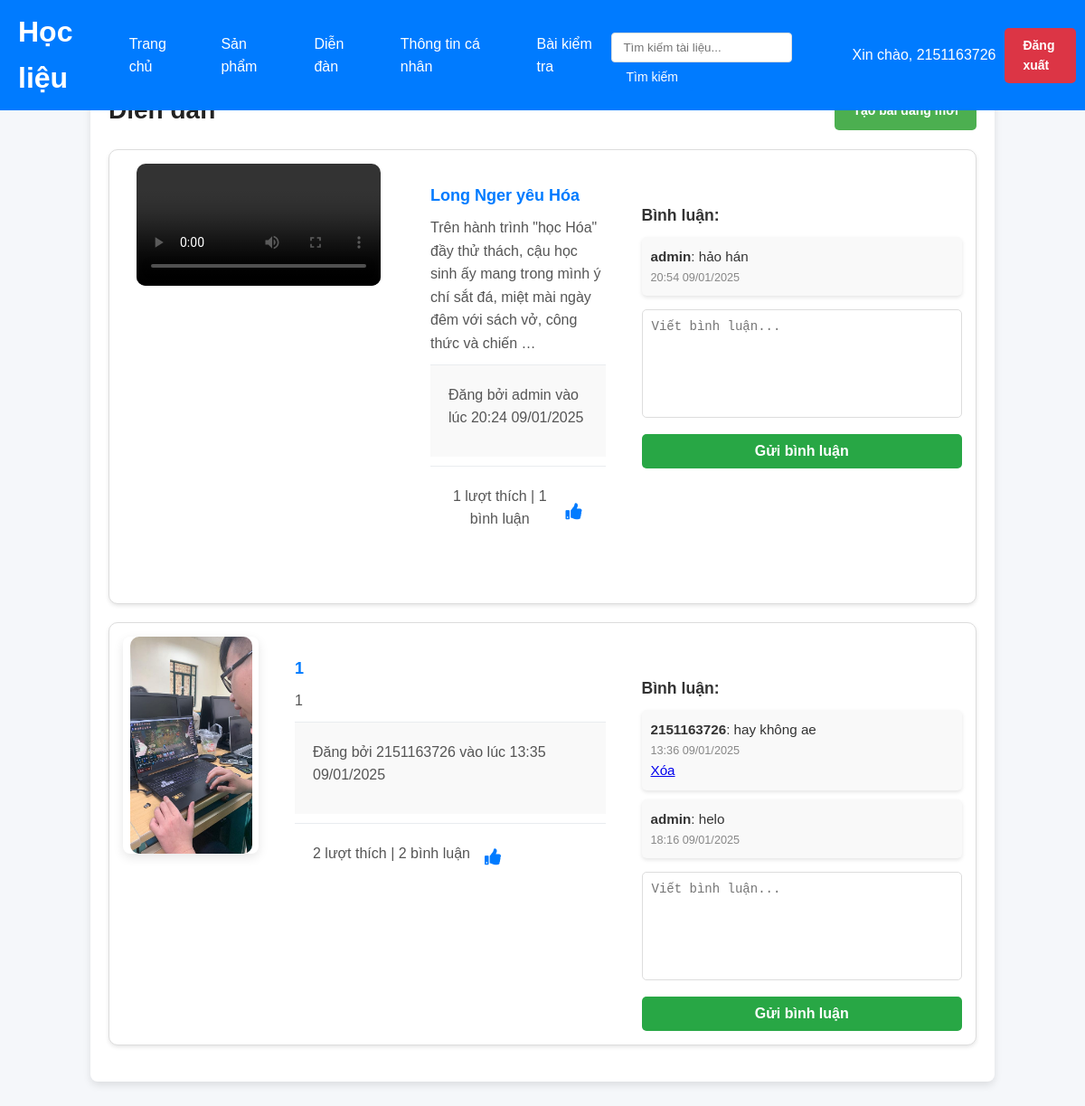
The app's page /forum/ (signed in) with its own data.
### main/models.py (models this page shows, shortened)
class Post(models.Model):
    title = models.CharField(max_length=255)
    content = models.TextField()
    image = models.ImageField(upload_to='posts/images/', null=True, blank=True)  # Hình ảnh
    document = models.FileField(upload_to='posts/documents/', null=True, blank=True)  # Tài liệu
    video = models.FileField(upload_to='posts/videos/', null=True, blank=True)  # Video (Thêm mới)
    author = models.ForeignKey(User, on_delete=models.CASCADE, related_name='posts')
    created_at = models.DateTimeField(default=now)  # Thời gian bài viết được tạo
    updated_at = models.DateTimeField(auto_now=True)  # Thời gian bài viết được cập nhật
    likes = models.ManyToManyField(User, related_name='liked_posts', blank=True)
    def likes_count(self):
        return self.likes.count()

class Comment(models.Model):
    post = models.ForeignKey(Post, on_delete=models.CASCADE, related_name='comments')
    content = models.TextField()
    author = models.ForeignKey(User, on_delete=models.CASCADE, related_name='comments')
    created_at = models.DateTimeField(default=now)  # Thời gian bình luận được tạo
    likes = models.ManyToManyField(User, related_name='liked_comments', blank=True)

### main/views.py (the view)
# urls.py: path('forum/', views.forum_home, name='forum_home'),
def forum_home(request):
    posts = Post.objects.all().order_by('-created_at')  # Lấy danh sách bài đăng
    return render(request, 'forum_home.html', {'posts': posts})

### main/templates/forum_home.html (shortened to what this page needs)
<!DOCTYPE html>
<html lang="en">
<head>
    {% load static %}
    <link rel="stylesheet" href="{% static 'css/style.css' %}">
    <link rel="stylesheet" href="https://cdnjs.cloudflare.com/ajax/libs/font-awesome/5.15.4/css/all.min.css">
</head>
<header class="navbar">
    <div class="logo">
        <h1>Học liệu</h1>
    </div>
    <nav class="menu">
        <a href="{% url 'home' %}">Trang chủ</a>
        <a href="{% url 'product_list' %}" id="productLink">Sản phẩm</a>
        <a href="{% url 'forum_home' %}">Diễn đàn</a>
        <a href="{% url 'profile_view' %}">Thông tin cá nhân</a>
        <a href="#">Bài kiểm tra</a>
    </nav>
    <div class="search-bar">
        <form method="get" action="#results">
            <input type="search" name="query" id="searchInput" placeholder="Tìm kiếm tài liệu..." required />
            <button type="submit" id="searchButton">Tìm kiếm</button>
        </form>
    </div>
    <div class="auth-buttons">
        {% if user.is_authenticated %}
            {% if request.session.is_admin %}
                <span>Xin chào, Admin</span>
            {% else %}
                <span>Xin chào, {{ request.session.display_name }}</span>
            {% endif %}
            <a href="{% url 'logout' %}" class="btn-logout">Đăng xuất</a>
        {% else %}
            <a href="{% url 'login' %}" class="btn-login">Đăng nhập</a>
        {% endif %}
    </div>
</header>
<body>
    <div class="forum-container">
        <header class="forum-header">
            <h1>Diễn đàn</h1>
            <a href="{% url 'create_post' %}" class="btn btn-success">Tạo bài đăng mới</a>
        </header>
        <section class="posts-section">
            <ul class="posts-list">
                {% for post in posts %}
                    <li class="post-item">
                        {% if post.image %}
                        <div class="post-image">
                            <img src="{{ post.image.url }}" alt="Hình ảnh bài đăng">
                        </div>
                        {% elif post.video %}
                        <div class="post-video">
                            <video controls>
                                <source src="{{ post.video.url }}" type="video/mp4">
                            </video>
                        </div>
                        {% endif %}
                        <div class="post-content">
                            <h2><a href="{% url 'post_detail' post.id %}">{{ post.title }}</a></h2>
                            <p>{{ post.content|truncatewords:30 }}</p>
                            <div class="post-metadata">
                                <p>Đăng bởi {% if post.author.is_staff %}admin{% else %}{{ request.session.display_name }}{% endif %} vào lúc {{ post.created_at|date:"H:i d/m/Y" }}</p>
                            </div>
                            <div class="post-actions">
                                <p><span id="post-likes-count-{{ post.id }}">{{ post.likes_count }} lượt thích</span> | {{ post.comments.count }} bình luận</p>
                                <button class="like-post-btn" data-post-id="{{ post.id }}">
                                    <i class="fas fa-thumbs-up"></i>
                                </button>
                            </div>
                        </div>
                        <div class="post-comments">
                            <h4>Bình luận:</h4>
                            <ul class="comment-list" id="comments-list-{{ post.id }}">
                                {% for comment in post.comments.all %}
                                    <li class="comment-item">
                                        <p><strong>{% if comment.author.is_staff %}admin{% else %}{{ request.session.display_name }}{% endif %}</strong>: {{ comment.content }}</p>
                                        <small>{{ comment.created_at|date:"H:i d/m/Y" }}</small>
                                        {% if comment.author == user or user.profile.is_admin %}
                                        <a href="{% url 'delete_comment' comment.id %}" class="btn btn-sm btn-danger">Xóa</a>
                                        {% endif %}
                                    </li>
                                {% endfor %}
                            </ul>
                            <form method="post" class="comment-form" data-post-id="{{ post.id }}">
                                <textarea name="content" placeholder="Viết bình luận..." required></textarea>
                                <button type="submit" class="btn btn-submit">Gửi bình luận</button>
                            </form>
                        </div>
                    </li>
                {% endfor %}
            </ul>
        </section>
    </div>
</body>
</html>

### main/templates/forum_home.html (style rules this page uses)
.post-item { display: flex; flex-wrap: wrap; margin-bottom: 20px; padding: 15px; border: 1px solid #ddd; border-radius: 10px; background-color: #fff; box-shadow: 0 2px 4px rgba(0, 0, 0, 0.1); }
.post-image img, .post-video video { display: block; margin: 0 auto; max-width: 90%; height: auto; border-radius: 10px; }
.post-content, .post-media { flex: 1 1 100%; margin-bottom: 15px; }
@media (min-width: 768px) { .post-content { flex: 1; } }
.post-content h2 { margin: 0 0 10px; font-size: 1.25rem; line-height: 1.4; }
.post-content p { margin: 0 0 10px; font-size: 1rem; line-height: 1.6; color: #555; }
.post-metadata { font-size: 0.9rem; color: #777; }
.post-actions { margin-top: 10px; }
.post-comments { margin-top: 20px; }
.post-comments h4 { margin-bottom: 10px; font-size: 1.1rem; }
.comment-list { list-style: none; padding: 0; margin: 0; }
.comment-item { margin-bottom: 10px; font-size: 0.95rem; }
.comment-item p { margin: 0; }
.comment-item small { display: block; color: #888; }
.comment-form { margin-top: 15px; }
.comment-form textarea { width: 100%; padding: 10px; border: 1px solid #ddd; border-radius: 5px; font-size: 1rem; margin-bottom: 10px; }
.comment-form button { background-color: #28a745; color: #fff; padding: 10px 20px; border: none; border-radius: 5px; font-size: 1rem; cursor: pointer; }

### records on screen
Post: title "Long Nger yêu Hóa", content "Trên hành trình \"học Hóa\" đầy thử thách, cậu học sinh ấy mang trong mình ý chí sắt đá, miệt mài ngày đêm với sách vở, công thức và chiến …", shows "admin", created_at "20:24 09/01/2025", likes_count "1", comments.count "1"
Comment: shows "admin", content "hảo hán", created_at "20:54 09/01/2025"
Post: image (picture), title "1", content "1", session.display_name "2151163726", created_at "13:35 09/01/2025", likes_count "2", comments.count "2"
Comment: session.display_name "2151163726", content "hay không ae", created_at "13:36 09/01/2025", shows "Xóa"
Comment: shows "admin", content "helo", created_at "18:16 09/01/2025"

### other values on screen
{{ request.session.display_name }} "2151163726"
